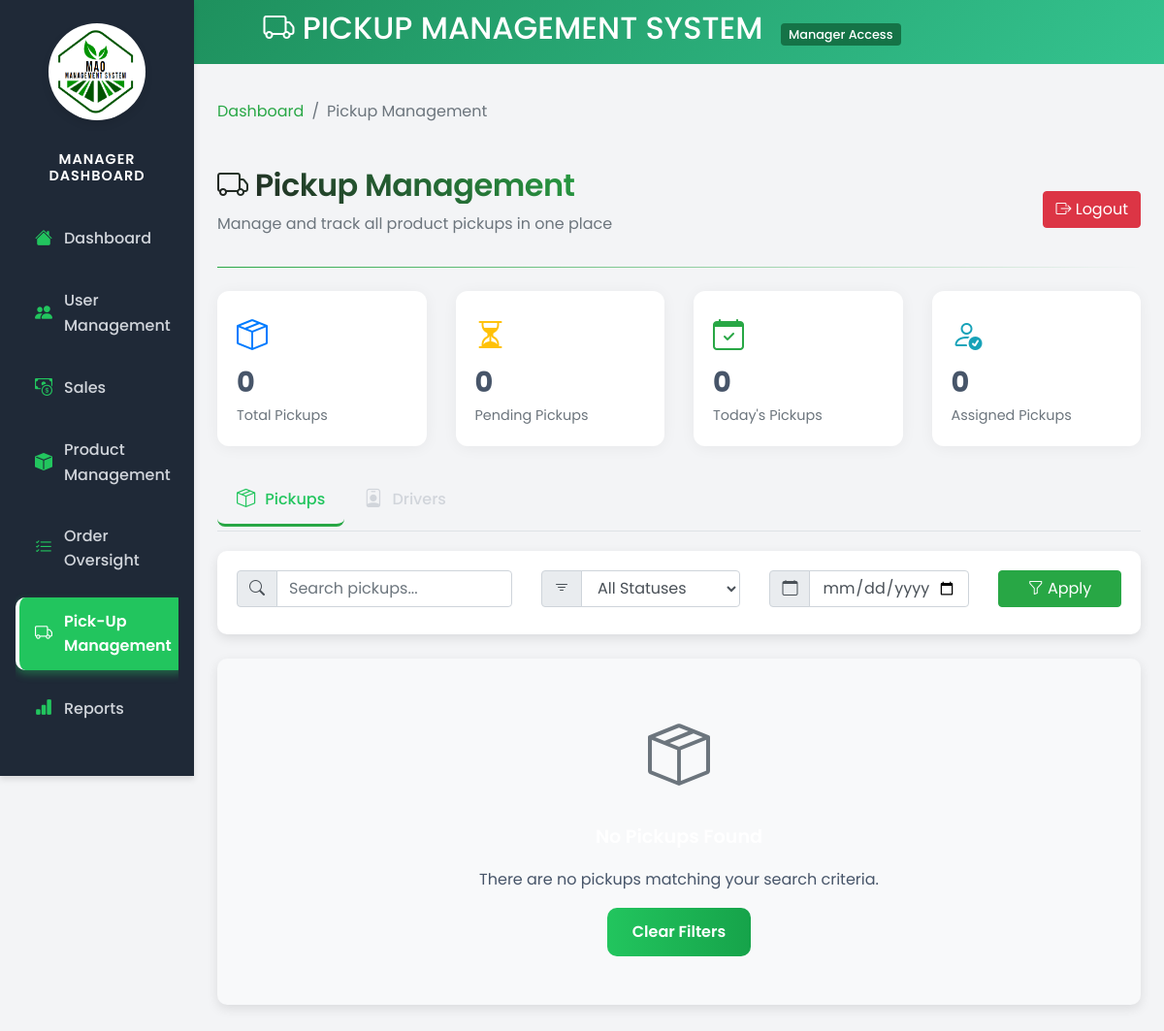
The app's page /views/manager/manager-pickup-management.php (signed in), older data.
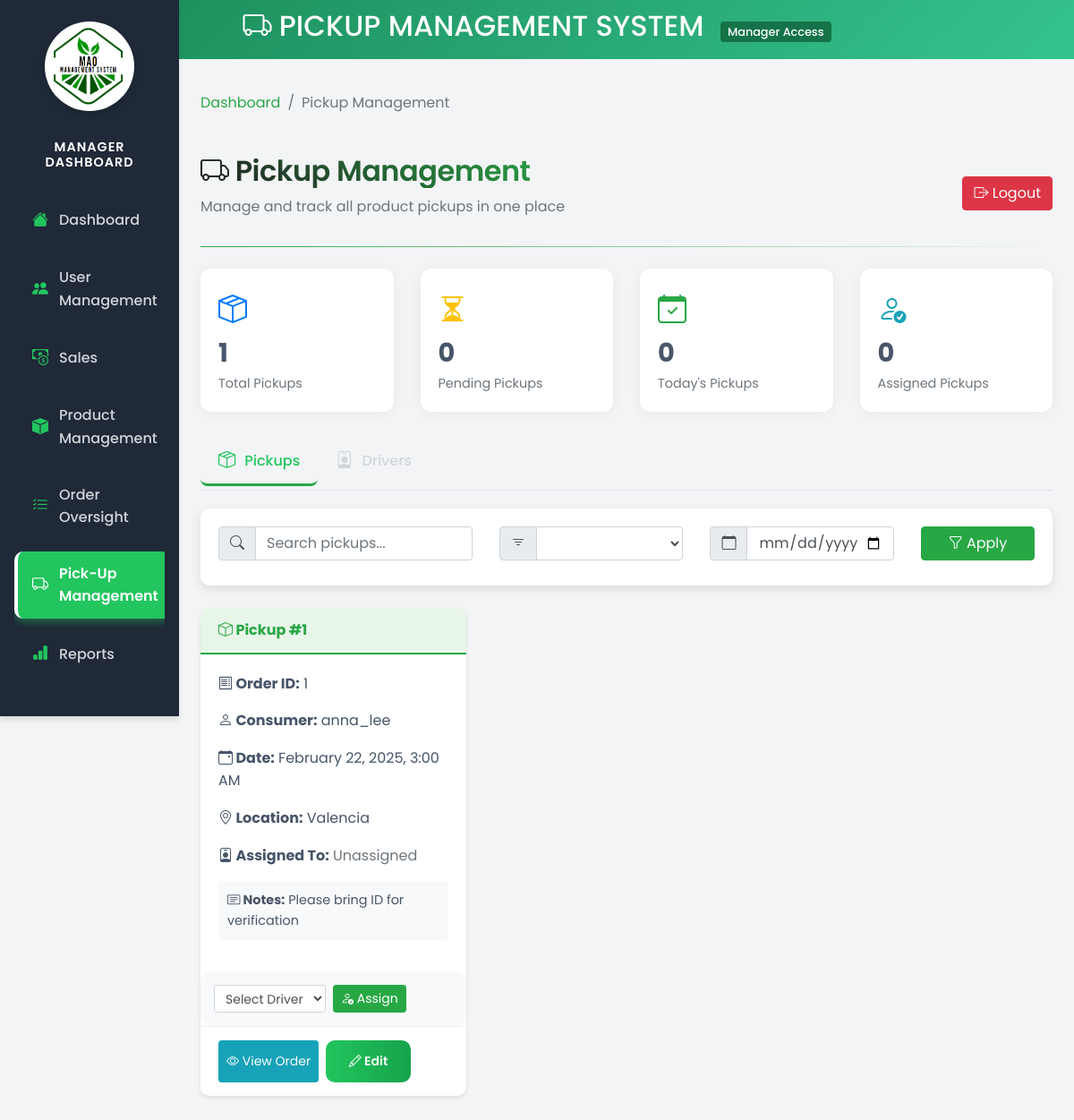
The same page, newer data.
### tables this page shows
CREATE TABLE `pickups` (
  `pickup_id` int(11) NOT NULL,
  `order_id` int(11) NOT NULL,
  `pickup_status` enum('pending','assigned','in_transit','completed','cancelled') DEFAULT 'pending',
  `pickup_date` datetime DEFAULT NULL,
  `pickup_location` varchar(255) DEFAULT NULL,
  `assigned_to` int(11) DEFAULT NULL,
  `pickup_notes` text DEFAULT NULL
);

CREATE TABLE `orders` (
  `order_id` int(11) NOT NULL,
  `consumer_id` int(11) DEFAULT NULL,
  `order_status` enum('pending','completed','canceled') DEFAULT 'pending',
  `order_date` timestamp NOT NULL DEFAULT current_timestamp(),
  `pickup_details` text DEFAULT NULL
);

CREATE TABLE `users` (
  `user_id` int(11) NOT NULL,
  `username` varchar(50) NOT NULL,
  `password` varchar(255) NOT NULL,
  `email` varchar(100) NOT NULL,
  `role_id` int(11) DEFAULT NULL,
  `created_at` timestamp NOT NULL DEFAULT current_timestamp(),
  `updated_at` timestamp NOT NULL DEFAULT current_timestamp() ON UPDATE current_timestamp(),
  `first_name` varchar(100) NOT NULL,
  `last_name` varchar(100) NOT NULL,
  `contact_number` varchar(20) DEFAULT NULL,
  `address` text DEFAULT NULL
);

### views/manager/manager-pickup-management.php (the view, shortened to what the changed rows need)
<?php
$database = new Database();
$conn = $database->connect();
$limit = 10;
$page = isset($_GET['page']) ? (int)$_GET['page'] : 1;
$offset = ($page - 1) * $limit;
$statusFilter = isset($_GET['status']) ? $_GET['status'] : '';
$countQuery = "SELECT COUNT(*) FROM pickups";
$countStmt = $conn->query($countQuery);
$totalPickups = $countStmt->fetchColumn();
$query = "SELECT p.*, o.order_id, o.order_date,
          c.username AS consumer_name,
          d.username AS driver_name,
          d.first_name AS driver_first_name,
          d.last_name AS driver_last_name
          FROM pickups p
          JOIN orders o ON p.order_id = o.order_id
          JOIN users c ON o.consumer_id = c.user_id
          LEFT JOIN users d ON p.assigned_to = d.user_id
          WHERE 1=1";
$query .= " ORDER BY p.pickup_date DESC LIMIT :limit OFFSET :offset";
$stmt = $conn->prepare($query);
$stmt->bindValue(':limit', $limit, PDO::PARAM_INT);
$stmt->bindValue(':offset', $offset, PDO::PARAM_INT);
$stmt->execute();
$pickups = $stmt->fetchAll(PDO::FETCH_ASSOC);
$statusQuery = "SELECT DISTINCT pickup_status FROM pickups ORDER BY pickup_status";
$statusStmt = $conn->prepare($statusQuery);
$statusStmt->execute();
$statuses = $statusStmt->fetchAll(PDO::FETCH_COLUMN);
?>
<!DOCTYPE html>
<html lang="en">
<head>
    <link href="https://stackpath.bootstrapcdn.com/bootstrap/4.5.2/css/bootstrap.min.css" rel="stylesheet">
    <link href="https://cdn.jsdelivr.net/npm/bootstrap-icons/font/bootstrap-icons.css" rel="stylesheet">
    <link rel="stylesheet" href="../../public/style/admin.css">
    <link rel="stylesheet" href="../../public/style/admin-sidebar.css">
    <link rel="stylesheet" href="../../public/style/pickup-management.css">
    <link rel="stylesheet" href="https://cdnjs.cloudflare.com/ajax/libs/bootstrap-datepicker/1.9.0/css/bootstrap-datepicker.min.css">
</head>
<body>
    <div class="manager-header text-center">
        <h2><i class="bi bi-truck"></i> PICKUP MANAGEMENT SYSTEM <span class="manager-badge">Manager Access</span></h2>
    </div>
    <div class="container-fluid">
        <div class="row">
            <main role="main" class="col-md-9 ml-sm-auto col-lg-10 px-4 py-4 pickup-management-page">
                <div class="page-header">
                    <div>
                        <h1 class="h2"><i class="bi bi-truck text-success"></i> Pickup Management</h1>
                    </div>
                </div>
                <div class="row mb-4">
                    <div class="col-md-3">
                        <div class="stats-card">
                            <div>
                                <div class="icon text-primary">
                                    <i class="bi bi-box-seam"></i>
                                </div>
                                <div class="count"><?= $totalPickups ?></div>
                                <div class="title">Total Pickups</div>
                            </div>
                        </div>
                    </div>
                </div>
                <div class="tab-container">
                    <div class="tab-content" id="managementTabsContent">
                        <div class="tab-pane fade show active" id="pickups" role="tabpanel">
                            <div class="search-container">
                                <form method="GET" action="" class="row">
                                    <div class="col-md-3 mb-2">
                                        <div class="input-group">
                                            <div class="input-group-prepend">
                                                <span class="input-group-text"><i class="bi bi-filter"></i></span>
                                            </div>
                                            <select name="status" class="form-control">
                                                <option value="">All Statuses</option>
                                                <?php foreach ($statuses as $status): ?>
                                                    <option value="<?= htmlspecialchars($status) ?>" <?= $statusFilter === $status ? 'selected' : '' ?>>
                                                    </option>
                                                <?php endforeach; ?>
                                            </select>
                                        </div>
                                    </div>
                                </form>
                            </div>
                            <?php if (count($pickups) > 0): ?>
                                <div class="row">
                                    <?php foreach ($pickups as $pickup): ?>
                                        <div class="col-md-6 col-lg-4 mb-4">
                                            <div class="card pickup-card">
                                                <div class="card-header d-flex justify-content-between align-items-center">
                                                    <span class="font-weight-bold">
                                                        <i class="bi bi-box"></i> Pickup #<?= htmlspecialchars($pickup['pickup_id']) ?>
                                                    </span>
                                                    <span class="status-label status-<?= strtolower(str_replace(' ', '-', $pickup['pickup_status'])) ?>">
                                                    </span>
                                                </div>
                                                <div class="card-body">
                                                    <p><strong><i class="bi bi-receipt"></i> Order ID:</strong> <?= htmlspecialchars($pickup['order_id']) ?></p>
                                                    <p><strong><i class="bi bi-person"></i> Consumer:</strong> <?= htmlspecialchars($pickup['consumer_name']) ?></p>
                                                    <p><strong><i class="bi bi-calendar-event"></i> Date:</strong> <?= htmlspecialchars(date("F j, Y, g:i A", strtotime($pickup['pickup_date']))) ?></p>
                                                    <p><strong><i class="bi bi-geo-alt"></i> Location:</strong> <?= htmlspecialchars($pickup['pickup_location']) ?></p>
                                                    <p><strong><i class="bi bi-person-badge"></i> Assigned To:</strong>
                                                        <?php if (!empty($pickup['driver_name'])): ?>
                                                            <?= htmlspecialchars($pickup['driver_first_name'] . ' ' . $pickup['driver_last_name']) ?>
                                                            <span class="badge badge-info">
                                                                <?= htmlspecialchars($pickup['driver_name']) ?>
                                                            </span>
                                                        <?php else: ?>
                                                            <span class="text-muted">Unassigned</span>
                                                        <?php endif; ?>
                                                    </p>
                                                    <div class="pickup-notes mt-2">
                                                        <strong><i class="bi bi-card-text"></i> Notes:</strong>
                                                        <?= htmlspecialchars($pickup['pickup_notes'] ?: 'No notes available') ?>
                                                    </div>
                                                </div>
                                                <?php if (empty($pickup['assigned_to']) && $pickup['pickup_status'] !== 'completed' && $pickup['pickup_status'] !== 'cancelled'): ?>
                                                    <div class="assignment-form">
                                                        <form class="driver-assignment-form form-inline">
                                                            <div class="form-group mr-2">
                                                                <select name="driver_id" class="form-control form-control-sm" required>
                                                                    <option value="">Select Driver</option>
                                                                </select>
                                                            </div>
                                                            <button type="submit" class="btn btn-sm btn-success">
                                                                <i class="bi bi-person-check"></i> Assign
                                                            </button>
                                                        </form>
                                                    </div>
                                                <?php endif; ?>
                                                <div class="card-footer">
                                                    <button class="btn btn-sm btn-info view-order-btn"
                                                            data-toggle="modal"
                                                            data-target="#viewOrderModal"
                                                            data-order-id="<?= htmlspecialchars($pickup['order_id']) ?>">
                                                        <i class="bi bi-eye"></i> View Order
                                                    </button>
                                                    <button class="btn btn-sm btn-primary edit-pickup-btn"
                                                            data-toggle="modal"
                                                            data-target="#editPickupModal"
                                                            data-pickup-id="<?= htmlspecialchars($pickup['pickup_id']) ?>"
                                                            data-pickup-status="<?= htmlspecialchars($pickup['pickup_status']) ?>"
                                                            data-pickup-date="<?= htmlspecialchars($pickup['pickup_date']) ?>"
                                                            data-pickup-location="<?= htmlspecialchars($pickup['pickup_location']) ?>"
                                                            data-assigned-to="<?= htmlspecialchars($pickup['assigned_to']) ?>"
                                                            data-pickup-notes="<?= htmlspecialchars($pickup['pickup_notes']) ?>">
                                                        <i class="bi bi-pencil"></i> Edit
                                                    </button>
                                                </div>
                                            </div>
                                        </div>
                                    <?php endforeach; ?>
                                </div>
                            <?php else: ?>
                                <div class="empty-state">
                                    <i class="bi bi-box-seam"></i>
                                    <h4>No Pickups Found</h4>
                                    <p>There are no pickups matching your search criteria.</p>
                                    <a href="manager-pickup-management.php" class="btn btn-primary">Clear Filters</a>
                                </div>
                            <?php endif; ?>
                        </div>
                    </div>
                </div>
            </main>
        </div>
    </div>
</body>
</html>

Row changes from the older to the newer data that the page shows:
added pickups: pickup_id "1", order.order_id "1", users.username "anna_lee", pickup_date "February 22, 2025, 3:00 AM", pickup_location "Valencia", pickup_notes "Please bring ID for verification"
Text that changed along with them:
$totalPickups: "0" → "1"
form field status: "All Statuses" → (not shown)
text no longer shown: "There are no pickups matching your search criteria. Clear Filters"
